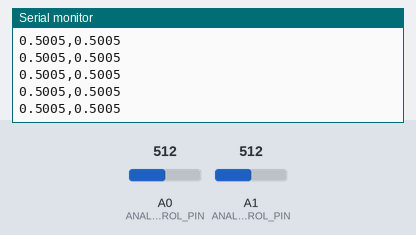
A sketch run on a simulated Arduino Uno, built with avr-gcc and run on an emulated ATmega328P. Shown: the last lines printed to the serial monitor. The inputs (shaded band) are chosen by the test bench; at power-on: A0 (ANALOG_XCONTROL_PIN) = 512, A1 (ANALOG_YCONTROL_PIN) = 512.

Above: at 1.2 s.
1.3 s: A0 (ANALOG_XCONTROL_PIN) set to 716
At 1.32 s:
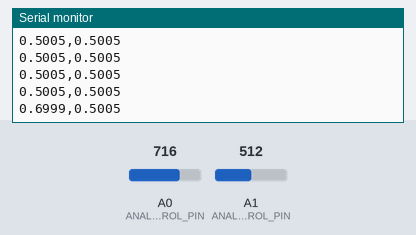
2.8 s: A1 (ANALOG_YCONTROL_PIN) set to 716
At 2.85 s:
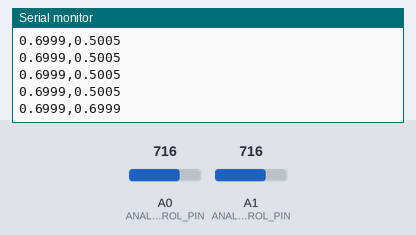
4.3 s: A0 (ANALOG_XCONTROL_PIN) set to 900
At 4.37 s:
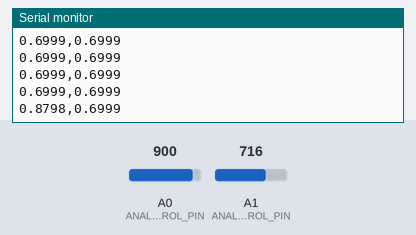
5.8 s: A1 (ANALOG_YCONTROL_PIN) set to 900
At 5.89 s:
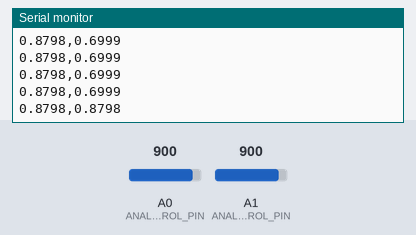
Timing chart, 0 to 8.3 s (numbered marks = the images above; inputs shaded):
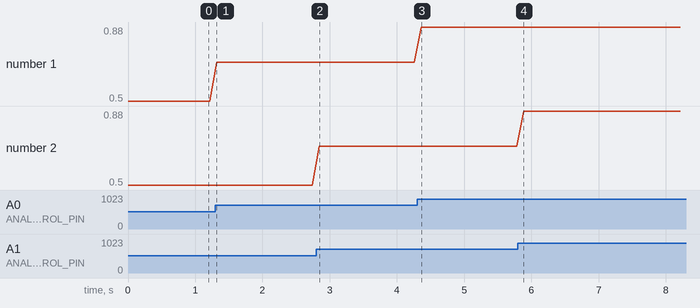

The sketch:

ArduinoPong.ino
```cpp
/*
 * Sends an x,y value string as 4-decimal floats between [0,1] over the serial port. Intended
 * to work with the Processing program ArduinoEtchASketch.pde and ArduinoPong.pde
 *
 * By Jon Froehlich
 * http://makeabilitylab.io
 *
 */

const int ANALOG_XCONTROL_PIN = A0;
const int ANALOG_YCONTROL_PIN = A1;
const int DELAY_INTERVAL = 100;
const int DECIMAL_PLACES = 4; // controls how many decimal places to send over serial

void setup() {

  // Turn on Serial so we can communicate with our Processing program
  Serial.begin(9600);
}

void loop() {

  // read the potentiometers
  int xRawVal = analogRead(ANALOG_XCONTROL_PIN);
  int yRawVal = analogRead(ANALOG_YCONTROL_PIN);

  // normalize the values between [0, 1], which is what our Processing program expects
  float xValNormalized = xRawVal / 1023.0;
  float yValNormalized = yRawVal / 1023.0;

  // Send data to Processing program over Serial with format x, y
  Serial.print(xValNormalized, DECIMAL_PLACES);
  Serial.print(",");
  Serial.println(yValNormalized, DECIMAL_PLACES);

  delay(DELAY_INTERVAL);
}
```

Measured:
- after the input at 1.3 s, the serial monitor: prints a new line at once (image 1)
- after the input at 2.8 s, the serial monitor: prints a new line at once (image 2)
- after the input at 4.3 s, the serial monitor: prints a new line after 0.06 s (image 3)
- after the input at 5.8 s, the serial monitor: prints a new line after 0.08 s (image 4)
- plotted number 1: 0.5 → 0.7 after the input at 1.3 s, 0.7 → 0.88 after the input at 4.3 s
